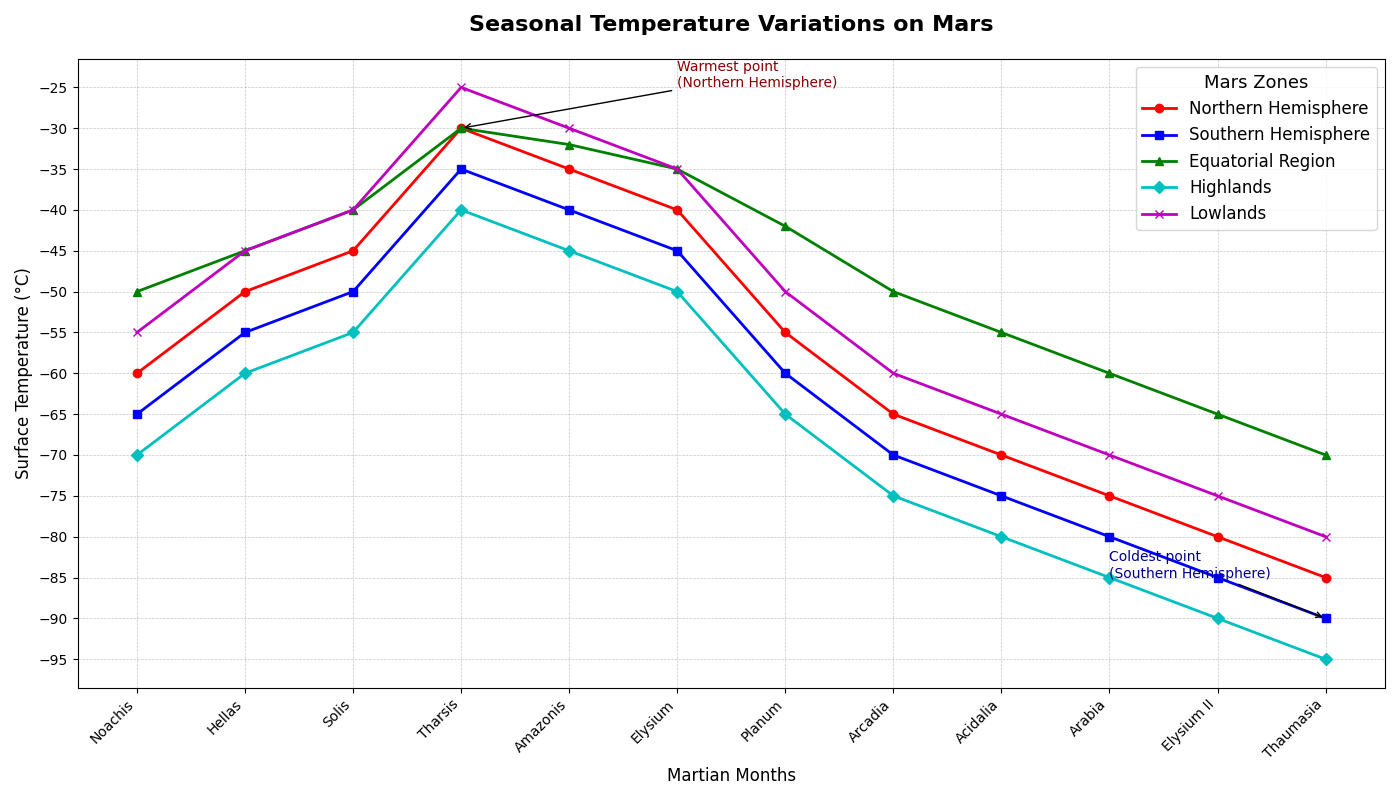

This figure's Python source:
import matplotlib.pyplot as plt
import numpy as np

# Martian months and corresponding simulated temperature data
months = np.array(['Noachis', 'Hellas', 'Solis', 'Tharsis', 'Amazonis', 'Elysium', 'Planum', 'Arcadia', 'Acidalia', 'Arabia', 'Elysium II', 'Thaumasia'])
mars_day = np.linspace(1, 12, num=12)

# Surface temperature data (constructed artificially)
north_temp = np.array([-60, -50, -45, -30, -35, -40, -55, -65, -70, -75, -80, -85])
south_temp = np.array([-65, -55, -50, -35, -40, -45, -60, -70, -75, -80, -85, -90])
equator_temp = np.array([-50, -45, -40, -30, -32, -35, -42, -50, -55, -60, -65, -70])

# New artificial data for additional zones on Mars
highlands_temp = np.array([-70, -60, -55, -40, -45, -50, -65, -75, -80, -85, -90, -95])
lowlands_temp = np.array([-55, -45, -40, -25, -30, -35, -50, -60, -65, -70, -75, -80])

# Define the figure and axis
fig, ax = plt.subplots(figsize=(14, 8))

# Plot line charts for each zone
ax.plot(mars_day, north_temp, marker='o', color='r', label='Northern Hemisphere', linewidth=2)
ax.plot(mars_day, south_temp, marker='s', color='b', label='Southern Hemisphere', linewidth=2)
ax.plot(mars_day, equator_temp, marker='^', color='g', label='Equatorial Region', linewidth=2)

# New temperature data for additional zones
ax.plot(mars_day, highlands_temp, marker='D', color='c', label='Highlands', linewidth=2)
ax.plot(mars_day, lowlands_temp, marker='x', color='m', label='Lowlands', linewidth=2)

# Titles and labels
ax.set_title("Seasonal Temperature Variations on Mars", fontsize=16, fontweight='bold', pad=20)
ax.set_xlabel("Martian Months", fontsize=12)
ax.set_ylabel("Surface Temperature (°C)", fontsize=12)

# Set x-tick labels
ax.set_xticks(mars_day)
ax.set_xticklabels(months, rotation=45, ha='right')

# Customize y-ticks
ax.set_yticks(np.arange(-95, -20, 5))

# Add gridlines
ax.grid(which='both', linestyle='--', linewidth=0.5, alpha=0.7)

# Add a legend
ax.legend(loc='upper right', fontsize=12, title='Mars Zones', title_fontsize='13', frameon=True)

# Annotations for critical points
ax.annotate('Warmest point\n(Northern Hemisphere)', xy=(4, -30), xytext=(6, -25),
             arrowprops=dict(facecolor='black', arrowstyle='->'), fontsize=10, color='darkred')
ax.annotate('Coldest point\n(Southern Hemisphere)', xy=(12, -90), xytext=(10, -85),
             arrowprops=dict(facecolor='black', arrowstyle='->'), fontsize=10, color='darkblue')

# Ensure tight layout
plt.tight_layout()

# Display the plot
plt.show()
